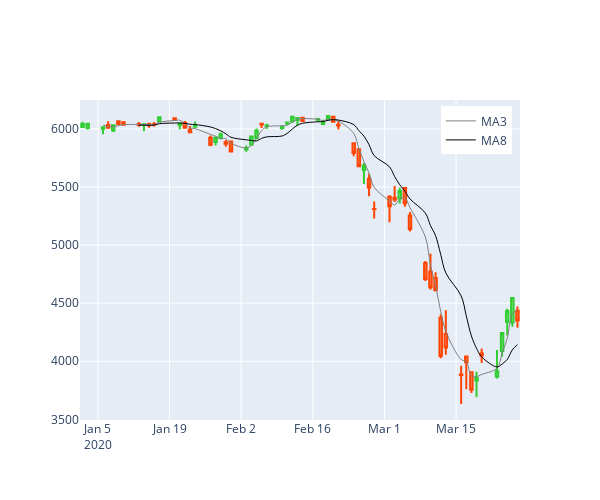

Notebook code cell kept with this figure:
### Markdown cell above
## Custom style of the moving averages

To make our graph **easier to read** and **more informative**, we can change the `colors` of the bars and moving averages.

- **change color**: add a `line` argument (dictionnary) with the properties wanted (color, width and shape)
- **add legend**: add a `name` argument with the text we want

### Code cell
fig = go.Figure(data=[go.Candlestick(
                
                x = stock_data.index, # date values
                open = stock_data['Open'],
                high = stock_data['High'],
                low = stock_data['Low'],
                close = stock_data['Close'],
                
                # color or bars
                increasing_line_color = 'limegreen',
                decreasing_line_color = 'orangered',
                showlegend=False), 
                      
                      # Add the moving average
                      go.Scatter(x=stock_data['moving3'].index,
                                 y=stock_data['moving3'],
                                 line=dict(color='gray',
                                           width=1,
                                           shape='spline'), # smooth the line
                                 name='MA3'),
                      
                      go.Scatter(x=stock_data['moving8'].index,
                                 y=stock_data['moving8'],
                                 line=dict(color='black',
                                           width=1,
                                           shape='spline'), # smooth the line
                                 name='MA8')
                     ])

# Mask a default range slider
fig.update_layout(xaxis_rangeslider_visible=False)

# Set layout size
fig.update_layout(
    autosize=False,
    width=600,
    height=500,
    legend=dict(
        x=0.82,  # Adjust the legend's x position
        y=0.98,  # Adjust the legend's y position
        font=dict(size=12)  # Customize font size
    )
)
